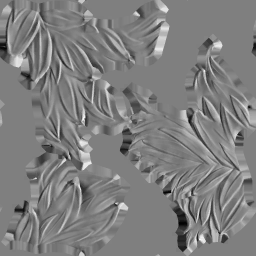
#> input picture content/models/sanya/materials/persona/persona_hair_normal_b.png, 256 x 256 px
$ python normal_conv.py
#> lines starting #> are read from the running program, lines starting #| are printed output that depends on the picture
from PIL import Image
import numpy as np

# inputs
x_path = "persona_hair_normal_b.png"      # the grayscale one (likely X)
y_path = "persona_hair_normal_g.png"       # the green-looking one (likely Y)

# options
invert_green = False  # set True if bumps/dents are inverted in-engine

x_img = Image.open(x_path).convert("L")
y_img = Image.open(y_path).convert("RGBA")  # so we can reliably grab G
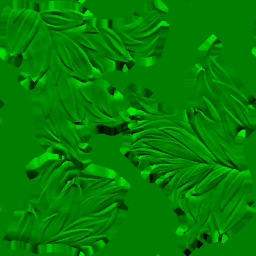
#> input picture content/models/sanya/materials/persona/persona_hair_normal_g.png, 256 x 256 px

if x_img.size != y_img.size:
    raise ValueError("Images must be the same resolution")

# X from grayscale, Y from green channel
x = np.asarray(x_img, dtype=np.float32) / 255.0
y = np.asarray(y_img, dtype=np.float32)[..., 1] / 255.0  # G channel
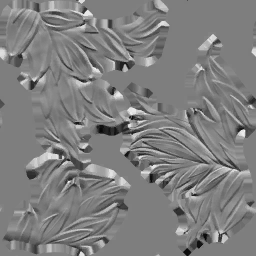
#> y: shape (256, 256) float32; min 0.0314, max 0.953, mean 0.498

# map [0,1] -> [-1,1]
x = x * 2.0 - 1.0
y = y * 2.0 - 1.0

if invert_green:
    y = -y

# reconstruct Z, clamp for safety
z2 = 1.0 - (x * x + y * y)
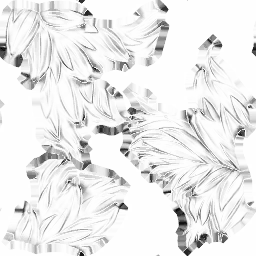
#> z2: shape (256, 256) float32; min -0.0244, max 1, mean 0.923; drawn with min black and max white
z2 = np.clip(z2, 0.0, 1.0)
z = np.sqrt(z2)
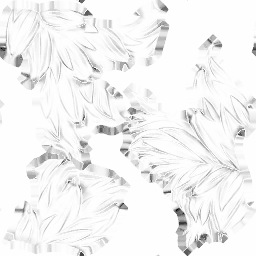
#> z: shape (256, 256) float32; min 0, max 1, mean 0.956

# map [-1,1] -> [0,1]
r = (x + 1.0) * 0.5
g = (y + 1.0) * 0.5
b = (z + 1.0) * 0.5
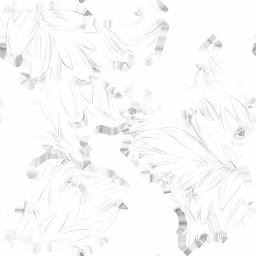
#> b: shape (256, 256) float32; min 0.5, max 1, mean 0.978

out = np.stack([r, g, b], axis=-1)
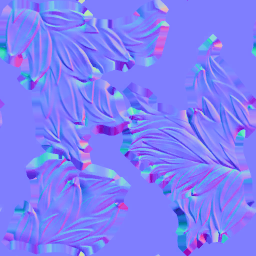
#> out: shape (256, 256, 3) float32; mean of channels 0, 1, 2 0.497, 0.498, 0.978; drawn as R, G, B
out = np.clip(out * 255.0, 0, 255).astype(np.uint8)

Image.fromarray(out, mode="RGB").save("normal_conventional.png")
print("Wrote normal_conventional.png")
